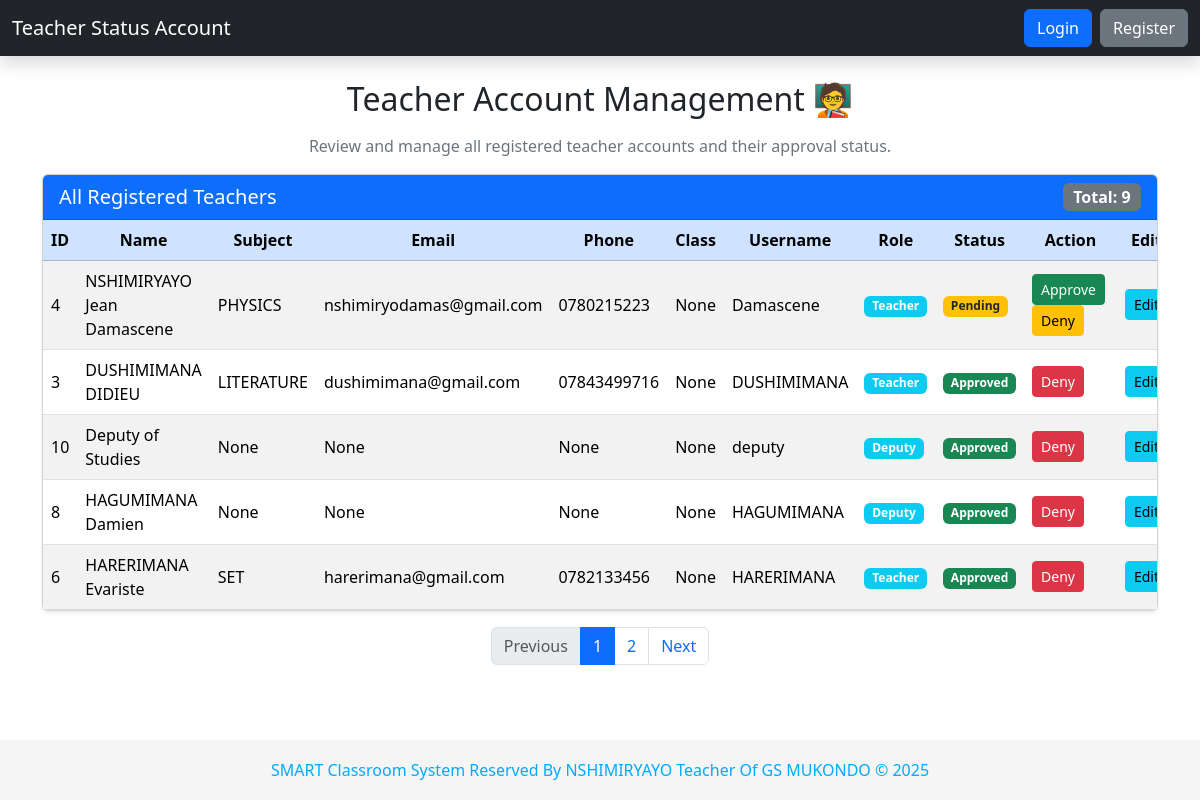
The app's page /admin/manage_teachers with its own data.
### tables this page shows
CREATE TABLE Teachers (
                TeacherID INTEGER PRIMARY KEY AUTOINCREMENT,
                Name TEXT NOT NULL,
                Subject TEXT,
                Username TEXT UNIQUE NOT NULL,
                Password TEXT NOT NULL,
                Role TEXT DEFAULT 'Teacher',
                IsApproved INTEGER DEFAULT 0,
                Email TEXT,
                Phone TEXT,
                Class TEXT
            , Gender TEXT, ClassTeacher TEXT);

### app.py (the view)
@app.route('/admin/manage_teachers')
def manage_teachers():
    page = request.args.get('page', 1, type=int)  # Current page
    per_page = 5  # Display 5 teachers per page
    all_teachers = get_all_teacher_management_data()
    total = len(all_teachers)
    start = (page - 1) * per_page
    end = start + per_page
    teachers_data = all_teachers[start:end]
    total_pages = (total + per_page - 1) // per_page  # ceil division
    return render_template(
        "manage_teachers.html",
        teachers=teachers_data,
        total_teachers=total,
        page=page,
        total_pages=total_pages
    )

### app.py (called while the page is built)
@app.context_processor
def inject_global_vars():
    return {'now': datetime.now()}

### db_setup.py (called while the page is built)
def connect_db():
    try:
        conn = sqlite3.connect(DB_FILE)
        conn.row_factory = None  # or sqlite3.Row for dict-like access
        return conn
    except sqlite3.Error as e:
        print(f"[ERROR] Database connection failed: {e}")
        return None

### smart_scheduler.py (called while the page is built)
def get_all_teacher_management_data():
    conn = connect_db()
    cursor = conn.cursor()
    query = """
    SELECT
        TeacherID, Name, Subject, Username, Role, IsApproved, Email, Phone, Class
    FROM Teachers
    ORDER BY IsApproved ASC, Name ASC;
    """
    try:
        cursor.execute(query)
        teachers_data = cursor.fetchall()
        return teachers_data
    except sqlite3.Error as e:
        print(f"Database error fetching teacher management data: {e}")
        return []
    finally:
        conn.close()

### templates/manage_teachers.html (shortened to what this page needs)
{% extends "base.html" %}
{% block content %}
<div class="row justify-content-center">
    <div class="col-12">
        <h2 class="mb-3 text-center text-dark">Teacher Account Management 🧑‍🏫</h2>
        <p class="text-center text-secondary mb-3">
            Review and manage all registered teacher accounts and their approval status.
        </p>
        <div class="card shadow-sm">
            <div class="card-header bg-primary text-white d-flex justify-content-between align-items-center">
                <h5 class="mb-0">All Registered Teachers</h5>
                <span class="badge bg-secondary fs-6">Total: {{ total_teachers }}</span>
            </div>
            <div class="card-body p-0">
                {% if teachers | length == 0 %}
                <div class="alert alert-info text-center m-3" role="alert">
                    <i class="bi bi-info-circle-fill me-1"></i> No teacher accounts have been registered yet.
                </div>
                {% else %}
                <div class="table-responsive">
                    <table class="table table-striped table-hover mb-0 align-middle">
                        <thead class="table-primary text-center">
                            <tr>
                                <th>ID</th>
                                <th>Name</th>
                                <th>Subject</th>
                                <th>Email</th>
                                <th>Phone</th>
                                <th>Class</th>
                                <th>Username</th>
                                <th>Role</th>
                                <th>Status</th>
                                <th>Action</th>
                                <th>Edit</th>
                            </tr>
                        </thead>
                        <tbody>
                            {% for teacher in teachers %}
                            <tr>
                                <td>{{ teacher[0] }}</td>
                                <td>{{ teacher[1] }}</td>
                                <td>{{ teacher[2] }}</td>
                                <td>{{ teacher[6] }}</td>
                                <td>{{ teacher[7] }}</td>
                                <td>{{ teacher[8] }}</td>
                                <td>{{ teacher[3] }}</td>
                                <td>
                                    <span class="badge bg-{{ 'danger' if teacher[4]=='ICT_Admin' else 'info' }}">{{ teacher[4] }}</span>
                                </td>
                                <td>
                                    {% if teacher[5] == 1 %}
                                    <span class="badge bg-success"> Approved</span>
                                    {% elif teacher[5] == 2 %}
                                    <span class="badge bg-danger"><i class="bi bi-x-circle-fill"></i> Denied</span>
                                    {% else %}
                                    <span class="badge bg-warning text-dark"> Pending</span>
                                    {% endif %}
                                </td>
                                <td>
                                    {% if teacher[4] == 'ICT_Admin' %}
                                        <span class="text-secondary fw-bold">Admin</span>
                                    {% elif teacher[5] == 1 %}
                                        <form method="POST" action="{{ url_for('approve_teacher_account', teacher_id=teacher[0], action='deny') }}" class="d-inline">
                                            <button type="submit" class="btn btn-sm btn-danger"> Deny</button>
                                        </form>
                                    {% else %}
                                        <form method="POST" action="{{ url_for('approve_teacher_account', teacher_id=teacher[0], action='approve') }}" class="d-inline me-1">
                                            <button type="submit" class="btn btn-sm btn-success"> Approve</button>
                                        </form>
                                        {% if teacher[5] != 2 %}
                                            <form method="POST" action="{{ url_for('approve_teacher_account', teacher_id=teacher[0], action='deny') }}" class="d-inline">
                                                <button type="submit" class="btn btn-sm btn-warning"> Deny</button>
                                            </form>
                                        {% endif %}
                                    {% endif %}
                                </td>
                                <td>
                                    <a href="{{ url_for('edit_teacher_page', teacher_id=teacher[0]) }}" class="btn btn-sm btn-info"> Edit</a>
                                </td>
                            </tr>
                            {% endfor %}
                        </tbody>
                    </table>
                </div>
                {% endif %}
            </div>
        </div>
        <nav aria-label="Page navigation" class="mt-3">
          <ul class="pagination justify-content-center">
            <li class="page-item {% if page <= 1 %}disabled{% endif %}">
              {% if page > 1 %}
                <a class="page-link" href="{{ url_for('manage_teachers', page=page-1) }}">Previous</a>
              {% else %}
                <span class="page-link">Previous</span>
              {% endif %}
            </li>
            {% for p in range(1, total_pages + 1) %}
              <li class="page-item {% if p == page %}active{% endif %}">
                <a class="page-link" href="{{ url_for('manage_teachers', page=p) }}">{{ p }}</a>
              </li>
            {% endfor %}
            <li class="page-item {% if page >= total_pages %}disabled{% endif %}">
              {% if page < total_pages %}
                <a class="page-link" href="{{ url_for('manage_teachers', page=page+1) }}">Next</a>
              {% else %}
                <span class="page-link">Next</span>
              {% endif %}
            </li>
          </ul>
        </nav>
    </div>
</div>
{% endblock %}

### templates/base.html (shortened to what this page needs)
<!DOCTYPE html>
<html lang="en">
<head>
    <link href="https://cdn.jsdelivr.net/npm/bootstrap@5.3.3/dist/css/bootstrap.min.css" rel="stylesheet">
</head>
<body>
    <nav class="navbar navbar-expand-lg navbar-dark bg-dark shadow">
        <div class="container-fluid">
            <a class="navbar-brand" href="{{ url_for('ict_admin_dashboard') }}">Teacher Status Account</a>
            <div class="collapse navbar-collapse" id="navbarNav">
                <ul class="navbar-nav">
                    {% if session.get('user_id') %}
                        <li class="nav-item">
                            <span class="navbar-text me-3">
                                Logged in as: <strong>{{ session.get('name') or session.get('username') }} ({{ session.get('role') }})</strong>
                            </span>
                        </li>
                        <li class="nav-item">
                            <a class="btn btn-danger" href="{{ url_for('logout') }}">Logout</a>
                        </li>
                    {% else %}
                        <li class="nav-item">
                            <a class="btn btn-primary me-2" href="{{ url_for('login') }}">Login</a>
                        </li>
                        <li class="nav-item">
                            <a class="btn btn-secondary" href="{{ url_for('register') }}">Register</a>
                        </li>
                    {% endif %}
                </ul>
            </div>
        </div>
    </nav>
    <div class="container mt-4">
        {% block content %}{% endblock %}
    </div>
    <footer class="footer text-center">
        <div class="container">
            <span class="text-sky">
                SMART Classroom System Reserved By NSHIMIRYAYO Teacher Of GS MUKONDO &copy;
                {% if now is defined %}
                    {{ now.year }}
                {% else %}
                    2025
                {% endif %}
            </span>
        </div>
    </footer>
</body>
</html>

### templates/base.html (style rules this page uses)
body { padding-bottom: 70px; }
.footer { position: fixed; bottom: 0; width: 100%; height: 60px; line-height: 60px; background-color: #f5f5f5; z-index: 1000; }
.footer .text-sky { color: #00aaff; font-weight: 500; }

### records on screen
Teachers: TeacherID "4", Name "NSHIMIRYAYO Jean Damascene", Subject "PHYSICS", Email "nshimiryodamas@gmail.com", Phone "0780215223", teacher "None", Username "Damascene", Role "Teacher", IsApproved "Pending"
Teachers: TeacherID "3", Name "DUSHIMIMANA DIDIEU", Subject "LITERATURE", Email "dushimimana@gmail.com", Phone "07843499716", teacher "None", Username "DUSHIMIMANA", Role "Teacher", IsApproved "Approved"
Teachers: TeacherID "10", Name "Deputy of Studies", teacher "None", Username "deputy", Role "Deputy", IsApproved "Approved"
Teachers: TeacherID "8", Name "HAGUMIMANA Damien", teacher "None", Username "HAGUMIMANA", Role "Deputy", IsApproved "Approved"
Teachers: TeacherID "6", Name "HARERIMANA Evariste", Subject "SET", Email "harerimana@gmail.com", Phone "0782133456", teacher "None", Username "HARERIMANA", Role "Teacher", IsApproved "Approved"

### other values on screen
{{ total_teachers }} "9"
{{ p }} "1" "2"
